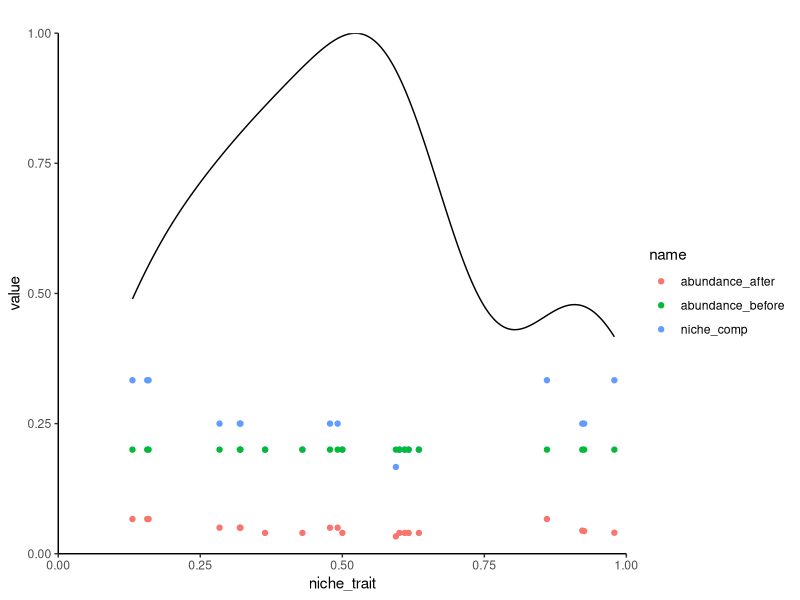

Generate this figure with R:
# set session ####
library(tidyverse)

# set conditions ####
no_spp           <- 20           # number of species
niche_trait      <- runif(no_spp) # generate random traits
niche_width      <- 0.1           # competitive range
abundance_before <- runif(no_spp, min=0.2,max=0.2) # generate random initial abundances

names(niche_trait) <- 1:no_spp
names(abundance_before) <- 1:no_spp

# competition function ####
niche_comp    <- c() # nice vector house to put the competitive penalties in
niche_trans   <- c() # same as above, but for the transgressions

for(i in 1:length(niche_trait)){
  sp_i        <- niche_trait[i] # niche trait of the species
  comp_range  <- c(sp_i-niche_width,sp_i+niche_width) # find the range of competition
  spp_comp    <- subset(niche_trait, niche_trait>comp_range[1] & niche_trait<comp_range[2]) # filter out non-competing species
  abd_comp    <- abundance_before[names(spp_comp)]
  comp_i      <- abundance_before[i]/sum(abd_comp) # competitive penalty is the proportion of abundance that species has in the competitive space
  
  #proportion out-of-bounds
  if(comp_range[2] > 1){
    trans         <- comp_range[2]-1
    trans_penalty <- trans/(comp_range[2]-comp_range[1])
  } else {if(comp_range[1] < 0){
    trans         <- -comp_range[1]
    trans_penalty <- trans/(comp_range[2]-comp_range[1])
  } else {
    trans_penalty <- 0
  }}
  
  niche_trans <- c(niche_trans, trans_penalty) # store transgression in the trans vector
  niche_comp  <- c(niche_comp,comp_i)          # store penalty in the penalty vector
  
}

# calculate abundance ####
abundance_after  <- abundance_before*(1-niche_trans) # apply transgression penalty
abundance_after  <- abundance_after*niche_comp       # apply competition penalty

# plot ####
data <- data.frame(niche_trait,
                   niche_comp,
                   abundance_before,
                   abundance_after)

data_plot <- pivot_longer(data = data,
                          cols = (c(niche_comp,
                                    abundance_before,
                                    abundance_after)))

ggplot(data_plot) +
  ggtitle("") +
  geom_point(aes(x=niche_trait, y=value, colour = name)) +
  geom_density(data = data, aes(x=niche_trait, y=..scaled..)) +
  coord_cartesian(expand = FALSE,
                  xlim = c(0, 1), ylim = c(0, 1)) +
  theme_classic()

#ggplot(data_plot) +
#  geom_point(aes(x=niche_trait, y=value, size = name, colour = name), shape = 21, stroke = 2) +
#  geom_density(data = data, aes(x=niche_trait, y=..scaled..)) +
#  coord_cartesian(expand = FALSE,
#                  xlim = c(0, 1), ylim = c(0, 1)) +
#  theme_classic()


